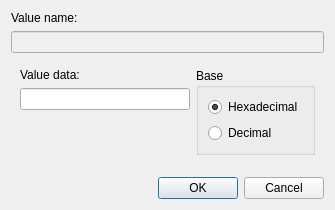
<?xml version="1.0" encoding="UTF-8"?>
<ui version="4.0">
 <class>RegistryValueEditorDialog</class>
 <widget class="QDialog" name="RegistryValueEditorDialog">
  <property name="geometry">
   <rect>
    <x>0</x>
    <y>0</y>
    <width>335</width>
    <height>210</height>
   </rect>
  </property>
  <property name="windowTitle">
   <string>Dialog</string>
  </property>
  <layout class="QVBoxLayout" name="verticalLayout">
   <item>
    <widget class="QLabel" name="label">
     <property name="text">
      <string>Value name:</string>
     </property>
    </widget>
   </item>
   <item>
    <widget class="QLineEdit" name="lineEditName">
     <property name="enabled">
      <bool>false</bool>
     </property>
    </widget>
   </item>
   <item>
    <widget class="QStackedWidget" name="stackedWidget">
     <property name="currentIndex">
      <number>2</number>
     </property>
     <widget class="QWidget" name="pageString">
      <layout class="QVBoxLayout" name="verticalLayout_4">
       <property name="leftMargin">
        <number>0</number>
       </property>
       <property name="topMargin">
        <number>0</number>
       </property>
       <property name="rightMargin">
        <number>0</number>
       </property>
       <property name="bottomMargin">
        <number>0</number>
       </property>
       <item>
        <widget class="QLabel" name="label_2">
         <property name="text">
          <string>Value data:</string>
         </property>
        </widget>
       </item>
       <item>
        <widget class="QLineEdit" name="lineEditStringValue"/>
       </item>
       <item>
        <spacer name="verticalSpacer_4">
         <property name="orientation">
          <enum>Qt::Vertical</enum>
         </property>
         <property name="sizeHint" stdset="0">
          <size>
           <width>20</width>
           <height>40</height>
          </size>
         </property>
        </spacer>
       </item>
      </layout>
     </widget>
     <widget class="QWidget" name="pageMultiString">
      <layout class="QVBoxLayout" name="verticalLayout_5">
       <property name="leftMargin">
        <number>0</number>
       </property>
       <property name="topMargin">
        <number>0</number>
       </property>
       <property name="rightMargin">
        <number>0</number>
       </property>
       <property name="bottomMargin">
        <number>0</number>
       </property>
       <item>
        <widget class="QLabel" name="label_4">
         <property name="text">
          <string>Value data:</string>
         </property>
        </widget>
       </item>
       <item>
        <widget class="QTextBrowser" name="textBrowserMultiString"/>
       </item>
      </layout>
     </widget>
     <widget class="QWidget" name="pageXWord">
      <layout class="QHBoxLayout" name="horizontalLayout">
       <item>
        <layout class="QVBoxLayout" name="verticalLayout_2">
         <item>
          <widget class="QLabel" name="label_3">
           <property name="text">
            <string>Value data:</string>
           </property>
          </widget>
         </item>
         <item>
          <widget class="QLineEdit" name="lineEditNumber"/>
         </item>
         <item>
          <spacer name="verticalSpacer">
           <property name="orientation">
            <enum>Qt::Vertical</enum>
           </property>
           <property name="sizeHint" stdset="0">
            <size>
             <width>20</width>
             <height>40</height>
            </size>
           </property>
          </spacer>
         </item>
        </layout>
       </item>
       <item>
        <layout class="QVBoxLayout" name="verticalLayout_3">
         <item>
          <widget class="QGroupBox" name="groupBox">
           <property name="title">
            <string>Base</string>
           </property>
           <layout class="QVBoxLayout" name="verticalLayout_7">
            <item>
             <widget class="QRadioButton" name="radioButtonHex">
              <property name="text">
               <string>Hexadecimal</string>
              </property>
              <property name="checked">
               <bool>true</bool>
              </property>
             </widget>
            </item>
            <item>
             <widget class="QRadioButton" name="radioButtonDec">
              <property name="text">
               <string>Decimal</string>
              </property>
             </widget>
            </item>
           </layout>
          </widget>
         </item>
         <item>
          <spacer name="verticalSpacer_2">
           <property name="orientation">
            <enum>Qt::Vertical</enum>
           </property>
           <property name="sizeHint" stdset="0">
            <size>
             <width>20</width>
             <height>40</height>
            </size>
           </property>
          </spacer>
         </item>
        </layout>
       </item>
      </layout>
     </widget>
     <widget class="QWidget" name="pageHex">
      <layout class="QVBoxLayout" name="verticalLayout_6">
       <property name="leftMargin">
        <number>0</number>
       </property>
       <property name="topMargin">
        <number>0</number>
       </property>
       <property name="rightMargin">
        <number>0</number>
       </property>
       <property name="bottomMargin">
        <number>0</number>
       </property>
       <item>
        <widget class="QLabel" name="label_5">
         <property name="text">
          <string>Value data:</string>
         </property>
        </widget>
       </item>
       <item>
        <widget class="QHexEdit" name="hexEdit2"/>
       </item>
      </layout>
     </widget>
    </widget>
   </item>
   <item>
    <widget class="QDialogButtonBox" name="buttonBox">
     <property name="orientation">
      <enum>Qt::Horizontal</enum>
     </property>
     <property name="standardButtons">
      <set>QDialogButtonBox::Cancel|QDialogButtonBox::Ok</set>
     </property>
    </widget>
   </item>
  </layout>
 </widget>
 <customwidgets>
  <customwidget>
   <class>QHexEdit</class>
   <extends>QScrollArea</extends>
   <header>qhexedit.h</header>
   <container>1</container>
  </customwidget>
 </customwidgets>
 <resources/>
 <connections>
  <connection>
   <sender>buttonBox</sender>
   <signal>accepted()</signal>
   <receiver>RegistryValueEditorDialog</receiver>
   <slot>accept()</slot>
   <hints>
    <hint type="sourcelabel">
     <x>248</x>
     <y>254</y>
    </hint>
    <hint type="destinationlabel">
     <x>157</x>
     <y>274</y>
    </hint>
   </hints>
  </connection>
  <connection>
   <sender>buttonBox</sender>
   <signal>rejected()</signal>
   <receiver>RegistryValueEditorDialog</receiver>
   <slot>reject()</slot>
   <hints>
    <hint type="sourcelabel">
     <x>316</x>
     <y>260</y>
    </hint>
    <hint type="destinationlabel">
     <x>286</x>
     <y>274</y>
    </hint>
   </hints>
  </connection>
 </connections>
</ui>
